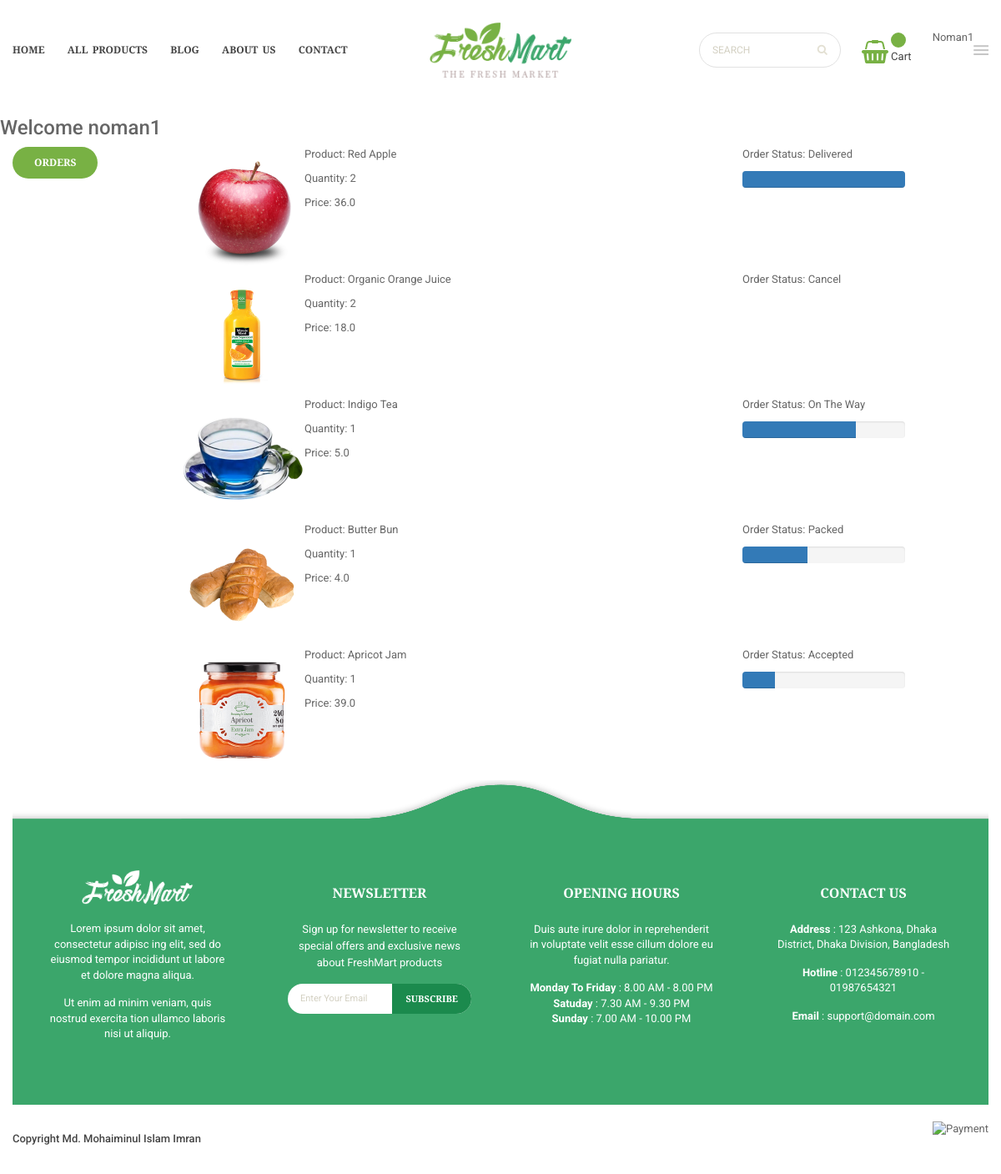
Screenshot of /orders/ (signed in) with the database file from the repository.
### app/models.py (models this page shows, shortened)
class OrderPlaced(models.Model):
    user = models.ForeignKey(User, on_delete = models.CASCADE)
    customer = models.ForeignKey(Customer, on_delete=models.CASCADE)
    product = models.ForeignKey(Product, on_delete=models.CASCADE)
    quantity = models.PositiveIntegerField(default=1)
    ordered_date = models.DateTimeField(auto_now_add=True)
    status = models.CharField(choices = STATUS_CHOICES, max_length=50,default='Pending')
    @property
    def total_cost(self):
        return self.quantity * self.product.discounted_price

class Product(models.Model):
    title = models.CharField(max_length = 100)
    selling_price = models.FloatField()
    discounted_price = models.FloatField()
    basic_description = models.TextField()
    description = models.TextField()
    additional_information = models.TextField()
    food_brand = models.CharField(max_length=100)
    category = models.CharField(choices = CATEGORY_CHOICES,max_length=3)
    stock = models.CharField(choices = STOCK_CHOICE,max_length=40)
    product_1_image = models.ImageField(upload_to='productimg')
    product_2_image = models.ImageField(upload_to='productimg')
    product_3_image = models.ImageField(upload_to='productimg')
    product_4_image = models.ImageField(upload_to='productimg')

### app/views.py (the view)
# urls.py: path('orders/', views.orders, name='orders'),
@login_required
def orders(request):
	op = OrderPlaced.objects.filter(user=request.user)
	return render(request, 'cart/orders.html', {'order_placed':op})

### templates/cart/orders.html (shortened to what this page needs)
{% extends 'common_code/base.html' %}
{% load static %}
{% block content %}
<div class="container my-5">
 <div class="row">
 <h3>Welcome {{request.user}}</h3>
  <div class="col-sm-2 border-end">
   <ul class="list-unstyled">
    <li class="d-grid"><a href="{% url 'orders' %}" class="btn btn-primary">Orders</a></li>
   </ul>
  </div>
  <div class="col-sm-9 offset-sm-1">
    {% for op in order_placed %}
   <div class="row">
     <div class="col-sm-12">
      <div class="row shadow-sm mb-3">
       <div class="col-sm-2"><img src="{{op.product.product_1_image.url}}" alt="" srcset="" class="img-fluid" height="150" width="150"></div>
       <div class="col-sm-7">
        <p>Product: {{op.product.title}}</p>
        <p>Quantity: {{op.quantity}}</p>
        <p>Price: {{op.total_cost}}</p>
       </div>
       <div class="col-sm-3 fw-bold">
        <p>Order Status: {{op.status}}</p>
         {% if op.status == 'Accepted' %}
         <div class="progress">
          <div class="progress-bar" role="progressbar" style="width: 20%" aria-valuenow="20" aria-valuemin="0" aria-valuemax="100"></div>
         </div>
         {% endif %}
         {% if op.status == 'Packed' %}
         <div class="progress">
          <div class="progress-bar bg-info" role="progressbar" style="width: 40%" aria-valuenow="40" aria-valuemin="0" aria-valuemax="100"></div>
         </div>
         {% endif %}
         {% if op.status == 'On The Way' %}
         <div class="progress">
          <div class="progress-bar bg-warning" role="progressbar" style="width: 70%" aria-valuenow="70" aria-valuemin="0" aria-valuemax="100"></div>
         </div>
         {% endif %}
         {% if op.status == 'Delivered' %}
         <div class="progress">
          <div class="progress-bar bg-success" role="progressbar" style="width: 100%" aria-valuenow="100" aria-valuemin="0" aria-valuemax="100"></div>
         </div>
         {% endif %}
        </div>
       </div>
      </div>
     </div>
     {% endfor %}
   </div>
  </div>
 </div>
</div>
{% endblock content %}

### templates/common_code/base.html (shortened to what this page needs)
<!DOCTYPE html>
{% load static %}
<html lang="en">
<head>
		<link rel="stylesheet" href="{% static 'libs/bootstrap/css/bootstrap.css' %}">
		<link rel="stylesheet" href="{% static 'libs/font-awesome/css/font-awesome.min.css' %}">
		<link rel="stylesheet" href="{% static 'libs/font-material/css/material-design-iconic-font.min.css' %}">
		<link rel="stylesheet" href="{% static 'libs/nivo-slider/css/nivo-slider.css' %}">
		<link rel="stylesheet" href="{% static 'libs/nivo-slider/css/animate.css' %}">
		<link rel="stylesheet" href="{% static 'libs/nivo-slider/css/style.css' %}">
		<link rel="stylesheet" href="{% static 'libs/owl.carousel/assets/owl.carousel.min.css' %}">
		<link rel="stylesheet" href="{% static 'libs/slider-range/css/jslider.css' %}">
		<link rel="stylesheet" href="{% static 'css/style.css' %}">
		<link rel="stylesheet" href="{% static 'css/reponsive.css' %}">
	</head>
	<body class="home home-4">
		<div id="all">
			<header id="header">
				<div class="container">
					<div class="header-top">
						<div class="row align-items-center">
							<div class="col-lg-5 col-md-5 col-sm-12">
								<div id="main-menu">
									<ul class="menu">
										<li class="dropdown">
											<a href="{% url 'home' %}" title="Homepage">Home</a>
										</li>
										<li class="dropdown">
											<a href="{% url 'product_grid' %}" title="All Product">All Products</a>
										</li>
										<li class="dropdown">
											<a href="{% url 'blog' %}">Blog</a>
										</li>
										<li>
											<a href="{% url 'about' %}">About Us</a>
										</li>
										<li>
											<a href="{% url 'contact' %}">Contact</a>
										</li>
									</ul>
								</div>
							</div>
							<div class="col-lg-2 col-md-2 col-sm-12 header-center justify-content-center">
								<div class="logo">
									<a href="{% url 'home' %}">
										<img class="img-responsive" src="{% static 'img/logo.png' %}" alt="Logo">
									</a>
								</div>
							</div>
							<div class="col-lg-5 col-md-5 col-sm-12 header-right d-flex justify-content-end align-items-center">
								<div class="form-search">
									<form action="#" method="get">
										<input type="text" class="form-input" placeholder="Search">
										<button type="submit" class="fa fa-search"></button>
									</form>
								</div>
								{% if request.user.is_authenticated %}
								<div class="block-cart dropdown">
									<div class="cart-title">
										<i class="fa fa-shopping-basket" aria-hidden="true"></i>
										<a href="{% url 'show_cart' %}" class="nav-link text-white"><span class="badge bg-danger">{{totalitem}}</span> Cart </a>
									</div>
								</div>
								<div ><p>{{request.user.username|capfirst}}</p> <br></div>
								<div class="my-account dropdown toggle-icon">
									<div class="dropdown-toggle" data-toggle="dropdown">
										<i class="zmdi zmdi-menu"></i>
									</div>
								{% endif %}
								</div>
							</div>
						</div>
					</div>
				</div>
			</header>
{% block content %}
{% endblock content %}
<br><br><br>
			<footer id="footer">
				<div class="footer">
					<div class="container">
						<div class="footer-wrap">
							<div class="row">
								<div class="col-lg-3 col-md-3 col-sm-6 col-xs-12 footer-col">
									<div class="block text">
										<div class="block-content">
											<a href="home-4.html" class="logo-footer">
												<img src="{% static 'img/logo-3.png' %}" alt="Logo">
											</a>
											<p>Lorem ipsum dolor sit amet, consectetur adipisc ing elit, sed do eiusmod tempor incididunt ut labore et dolore magna aliqua.</p>
											<p>Ut enim ad minim veniam, quis nostrud exercita tion ullamco laboris nisi ut aliquip.</p>
										</div>
									</div>
								</div>
								<div class="col-lg-3 col-md-3 col-sm-6 col-xs-12 footer-col">
									<div class="block newsletter">
										<h2 class="block-title">Newsletter</h2>
										<div class="block-content">
											<p class="description">Sign up for newsletter to receive special offers and exclusive news about FreshMart products</p>
											<form action="#" method="#">
												<input type="text" placeholder="Enter Your Email">
												<button type="submit" class="btn btn-primary">Subscribe</button>
											</form>
										</div>
									</div>
								</div>
								<div class="col-lg-3 col-md-3 col-sm-6 col-xs-12 footer-col">
									<div class="block text">
										<h2 class="block-title">Opening Hours</h2>
										<div class="block-content">
											<p>Duis aute irure dolor in reprehenderit in voluptate velit esse cillum dolore eu fugiat nulla pariatur. </p>
											<p>
												<strong>Monday To Friday</strong> : 8.00 AM - 8.00 PM<br>
												<strong>Satuday</strong> : 7.30 AM - 9.30 PM<br>
												<strong>Sunday</strong> : 7.00 AM - 10.00 PM
											</p>
										</div>
									</div>
								</div>
								<div class="col-lg-3 col-md-3 col-sm-6 col-xs-12 footer-col">
									<div class="block text">
										<h2 class="block-title">Contact Us</h2>
										<div class="block-content">
											<div class="contact">
												<p><strong>Address</strong> : 123 Ashkona, Dhaka District, Dhaka Division, Bangladesh</p>
												<p><strong>Hotline</strong> : 012345678910 - 01987654321</p>
												<p><strong>Email</strong> : <a href="mailto:emukhan130454@gmail.com">support@domain.com</a></p>
											</div>
										</div>
									</div>
								</div>
							</div>
						</div>
					</div>
				</div>
				<div class="footer-copyright">
					<div class="container">
						<div class="row">
							<div class="col-lg-7 col-md-7 col-sm-7 col-xs-12">
								<div class="copyright"><a target="_blank" href="https://github.com/emumia/Md-Mohaiminul-Islam-Imran">Copyright Md. Mohaiminul Islam Imran</a></div>
							</div>
							<div class="col-lg-5 col-md-5 col-sm-5 col-xs-12 align-right">
								<div class="payment">
									<img src="{% static 'img/payment.png' %}" alt="Payment">
								</div>
							</div>
						</div>
					</div>
				</div>
			</footer>
	</body>
</html>

### rows the page displays
OrderPlaced: product.product_1_image (picture), product "Red Apple", quantity "2", total_cost "36.0", status "Delivered"
OrderPlaced: product.product_1_image (picture), product "Organic Orange Juice", quantity "2", total_cost "18.0", status "Cancel"
OrderPlaced: product.product_1_image (picture), product "Indigo Tea", quantity "1", total_cost "5.0", status "On The Way"
OrderPlaced: product.product_1_image (picture), product "Butter Bun", quantity "1", total_cost "4.0", status "Packed"
OrderPlaced: product.product_1_image (picture), product "Apricot Jam", quantity "1", total_cost "39.0", status "Accepted"

### other values shown
{{ request.user.username|capfirst }} "Noman1"
{{ request.user }} "noman1"
